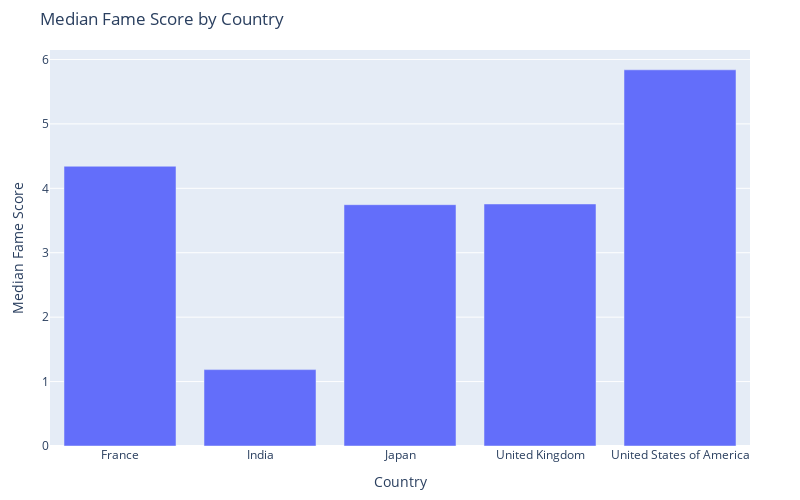

Here is the notebook cell this chart was saved with:
### Code cell
fig = px.bar(
    median_country,
    x='country',
    y='fameScore',
    labels={'fameScore': 'Median Fame Score'},
    title='Median Fame Score by Country',
)

# Update layout parameters
fig.update_layout(
    width=800,
    height=500,
    margin=dict(l=50, r=50, b=50, t=50),
    xaxis_title='Country',
    yaxis_title='Median Fame Score',
)

fig.show()

### Figure 1 — Plotly figure (JSON) as saved in the notebook; plotly's stock layout.template omitted (floating-point values rounded to 4 significant figures)
{"data": [{"alignmentgroup": "True", "hovertemplate": "country=%{x}<br>Median Fame Score=%{y}<extra></extra>", "legendgroup": "", "marker": {"color": "#636efa", "pattern": {"shape": ""}}, "name": "", "offsetgroup": "", "orientation": "v", "showlegend": false, "textposition": "auto", "type": "bar", "x": ["France", "India", "Japan", "United Kingdom", "United States of America"], "xaxis": "x", "y": [4.343, 1.186, 3.746, 3.757, 5.839], "yaxis": "y"}], "layout": {"barmode": "relative", "height": 500, "legend": {"tracegroupgap": 0}, "margin": {"b": 50, "l": 50, "r": 50, "t": 50}, "title": {"text": "Median Fame Score by Country"}, "width": 800, "xaxis": {"anchor": "y", "domain": [0, 1], "title": {"text": "Country"}}, "yaxis": {"anchor": "x", "domain": [0, 1], "title": {"text": "Median Fame Score"}}}}
